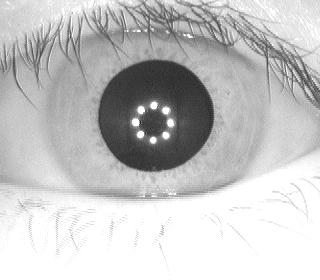
%> input picture subdataset_casia_100/S1001L01.jpg, 320 x 280 px
$ octave main_run_dataset_.m   (GNU Octave 9; MATLAB toolbox functions it lacks are replaced by stand-ins)
%> lines starting %> are read from the running program, lines starting %| are printed output that depends on the picture; in (x1, y1, x2, y2) boxes, pixels count from 0 and x2, y2 are one past the last pixel; in counts of white or black regions, pixels touching at a corner belong together; the program's own positions count from 1
### src/segmentazione_hough.m
function [c_pupil, r_pupil, c_iris, r_iris] = segmentazione_hough(img_roi_denoised)

    %% INIZIALIZZAZIONE ADATTIVA E FALLBACK
    [rows, cols] = size(img_roi_denoised);
    center_default = [cols/2, rows/2];

    % Parametri dinamici
    % Se l'immagine in ingresso è larga > 200px, stiamo lavorando su CASIA (320px).
    % Se è larga <= 200px, stiamo lavorando su UBIRIS (180px).

    if cols > 200
        IS_CASIA = true;
        % Parametri per occhi più grandi (CASIA)
        Rp_range = [30 80];        % Pupilla più grande
        Sens_pupil = 0.99;         % CASIA è molto netto, possiamo alzare la sensibilità
        R_iris_mult_min = 1.8;     % Moltiplicatori per iride
        R_iris_mult_max = 3.5;
    else
        IS_CASIA = false;
        % Parametri per occhi più piccoli (UBIRIS)
        Rp_range = [8 25];
        Sens_pupil = 0.96;
        R_iris_mult_min = 1.5;
        R_iris_mult_max = 4.5;
    end

    % Valori di Default
    c_pupil = center_default;
    r_pupil = Rp_range(1) + 10;
    c_iris = center_default;
    r_iris = r_pupil * 2.5;

    %% SEGMENTAZIONE PUPILLA
    img_pupil_in = img_roi_denoised;

    % Preprocessing standard
    img_no_ref = ordfilt2(img_pupil_in, 1, true(7));
    se_bg = strel('disk', 45);
    img_bg = imclose(img_no_ref, se_bg);
    img_diff = imsubtract(img_bg, img_no_ref);

    % Maschera Spotlight
    [h_roi, w_roi] = size(img_diff);
    [xx, yy] = meshgrid(1:w_roi, 1:h_roi);
    center_x = w_roi/2; center_y = h_roi/2;
    sigma = w_roi / 3.0;
    spotlight = exp(-((xx - center_x).^2 + (yy - center_y).^2) / (2 * sigma^2));
    img_weighted = uint8(double(img_diff) .* spotlight);

    % Binarizzazione / Clamping
    img_calc = img_weighted;
    img_calc(img_calc > 100) = 100;
    max_val = max(img_calc(:));
    soglia = double(max_val) * 0.30;
    img_pupil = img_weighted;
    img_pupil(img_pupil < soglia) = 0;
    img_pupil = imgaussfilt(img_pupil, 2);

    % Hough Transform Pupilla (Usa Rp_range dinamico)
    [centers, radii, metric] = imfindcircles(img_pupil, Rp_range, ...
        'ObjectPolarity', 'bright', ...
        'Sensitivity', Sens_pupil, ...
        'EdgeThreshold', 0.05, ...
        'Method', 'TwoStage');

    if ~isempty(centers)
        c_roi_center = [w_roi/2, h_roi/2];
        dists = sqrt(sum((centers - c_roi_center).^2, 2));

        % Tolleranza distanza: su CASIA (immagine grande) possiamo tollerare di più
        if IS_CASIA, max_dist = 40; else, max_dist = 20; end

        valid = dists < max_dist;

        if any(valid)
            scores = (metric(valid) * 100) - (dists(valid) * 2);
            [~, best_sub_idx] = max(scores);
            valid_indices = find(valid);
            best_idx = valid_indices(best_sub_idx);

            c_pupil = centers(best_idx, :);
            r_pupil = radii(best_idx);
        end
    end

    %% SEGMENTAZIONE IRIDE
    % Range dinamici basati sulla pupilla trovata
    R_iris_min = round(r_pupil * R_iris_mult_min);
    R_iris_max = round(r_pupil * R_iris_mult_max);

    % Check di sicurezza per non crashare imfindcircles
    if R_iris_max <= R_iris_min, R_iris_max = R_iris_min + 20; end

    img_iris = img_roi_denoised;
    img_iris = imgaussfilt(img_iris, 2.5);

    % Hough Iride
    [centers_iris, radii_iris, metric_iris] = imfindcircles(img_iris, ...
    [R_iris_min R_iris_max], ...
    'ObjectPolarity', 'dark', ...
    'Sensitivity', 0.98, ...
    'EdgeThreshold', 0.02, ...
    'Method', 'TwoStage');

    if ~isempty(centers_iris)
        dists_iris = sqrt(sum((centers_iris - c_pupil).^2, 2));
        valid = dists_iris < 25;

        if any(valid)
            c_valid = centers_iris(valid, :);
            r_valid = radii_iris(valid, :);
            m_valid = metric_iris(valid, :);
            d_valid = dists_iris(valid, :);

            scores = m_valid - (d_valid / 20);
            [~, best_idx] = max(scores);

            c_iris = c_valid(best_idx, :);
            r_iris = r_valid(best_idx);
        end
    end
end

### src/main_run_dataset_.m
%% SEGMENTAZIONE, NORMALIZZAZIONE ED ENCODING SU TUTTO IL DATASET
clc; clear; close all;

%%  SCELTA METODO SEGMENTAZIONE E CREAZIONE FOLDER DI DESTINAZIONE
% Scelta del metodo
choice = questdlg('Quale metodo di segmentazione vuoi usare?', ...
	'Selezione Metodo', ...
	'Hough', 'Daugman', 'Annulla', 'Hough');
%> the answer given: Hough

% Gestione della risposta
switch choice
    case 'Hough'
        SCELTA_METODO = 1;
    case 'Daugman'
        SCELTA_METODO = 2;
    otherwise

        disp('Operazione annullata dall''utente.');
        return;
end

% Dimensioni iride normalizzata
h_out = 64;
w_out = 512;

% Selezione cartella Dataset
folderPath = uigetdir(pwd, 'Seleziona Cartella Dataset');
%> the answer given: ../subdataset_casia_100
if folderPath == 0, error('Annullato.'); end

files = dir(fullfile(folderPath, '*.jpg'));
nFiles = length(files);
if nFiles == 0, error('Nessuna immagine trovata.'); end

% Crea cartelle Output
if SCELTA_METODO == 1
    nome_metodo = 'Hough';
else
    nome_metodo = 'Daugman';
end

out_dir_img = fullfile(folderPath, ['Risultati_visivi_' nome_metodo]);
out_dir_data = fullfile(folderPath, ['Dati_' nome_metodo]);

if ~exist(out_dir_img, 'dir'), mkdir(out_dir_img); end
if ~exist(out_dir_data, 'dir'), mkdir(out_dir_data); end

% Ciclo elaborazione
hWait = waitbar(0, 'Elaborazione...');

for k = 1:nFiles
    fname = files(k).name;
    fullPath = fullfile(folderPath, fname);

        waitbar(k/nFiles, hWait, sprintf('%d/%d: %s', k, nFiles));

%% PRE-PROCESSING
% Filtraggio canale Rosso
img_rgb = imread(fullPath);
%> img_rgb is the input picture: size 280x320 uint8; min 34, max 255, mean 195.7
img_red = img_rgb(:,:,1);

% Rimozione Riflessi
se_tophat = strel('disk', 20);
img_tophat = imtophat(img_red, se_tophat);
mask_riflessi = img_tophat > 35;
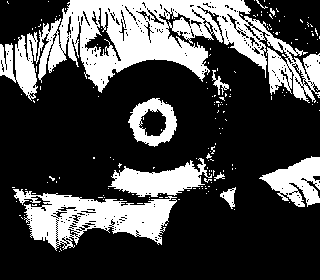
%> mask_riflessi: size 280x320 logical; 28.1% white; 176 white regions (166 under 20 px), largest, box (x1, y1, x2, y2) and area: (0, 0, 320, 103) 14510, (13, 189, 177, 251) 4936, (108, 158, 212, 197) 2068
img_smooth = regionfill(img_red, mask_riflessi);

% CLAHE (Contrast Limited Adaptive Histogram Equalization)
img_enhanced = adapthisteq(img_smooth, 'ClipLimit', 0.05, 'Distribution', 'uniform', 'NumTiles', [6 6]);

% Filtro mediano
img_denoised = medfilt2(img_enhanced, [3 3]);
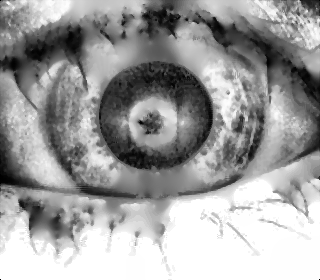
%> img_denoised: size 280x320 uint8; min 0, max 255, mean 159.1

%% CALCOLO ROI

[rows, cols] = size(img_red);
%> rows = 280; cols = 320

% Se l'immagine è larga meno di 400px, assumiamo sia CASIA e usiamo tutta
% l'immagine, altrimenti assumiamo sia UBIRIS e usiamo la ROI.

if cols < 400
    % CASIA
    c_min=1;
    r_min=1;
    box_width= cols;
%> box_width = 320
    box_height=rows;
%> box_height = 280

    img_roi_denoised = img_denoised; % Passiamo l'immagine intera

else
    % UBIRIS
    y_center = rows/2;
    x_center = cols/2;

    box_width = 180;
    box_height = 160;

    c_min = round(x_center - box_width/2);
    r_min = round(y_center - box_height/2);
    c_max = min(cols, c_min + box_width - 1);
    r_max = min(rows, r_min + box_height - 1);

    img_roi_denoised = img_denoised(r_min:r_max, c_min:c_max);
end

%% CHIAMATA FUNZIONI

        if SCELTA_METODO == 1
            % Chiama la funzione Hough
            [c_pupil, r_pupil, c_iris, r_iris] = segmentazione_hough(img_roi_denoised);
%> in segmentazione_hough, `img_no_ref = ordfilt2(img_pupil_in, 1, true(7));`:
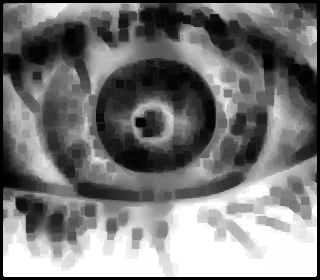
%> img_no_ref: size 280x320 uint8; min 0, max 255, mean 121.7
%> in segmentazione_hough, `img_bg = imclose(img_no_ref, se_bg);`:
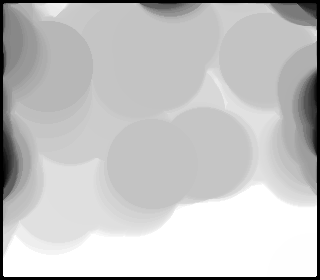
%> img_bg: size 280x320 uint8; min 0, max 255, mean 195.8
%> in segmentazione_hough, `img_diff = imsubtract(img_bg, img_no_ref);`:
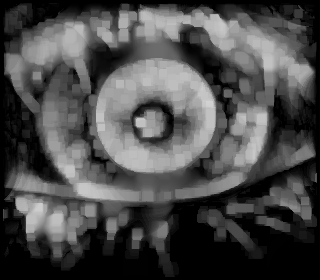
%> img_diff: size 280x320 uint8; min 0, max 210, mean 74.1
%> in segmentazione_hough, `img_calc(img_calc > 100) = 100;`:
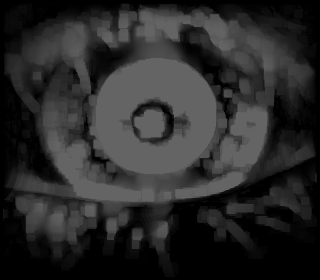
%> img_calc: size 280x320 uint8; min 0, max 100, mean 42.2
%> in segmentazione_hough, `max_val = max(img_calc(:));`: max_val = 100
%> in segmentazione_hough, `soglia = double(max_val) * 0.30;`: soglia = 30
%> in segmentazione_hough, `img_pupil(img_pupil < soglia) = 0;`:
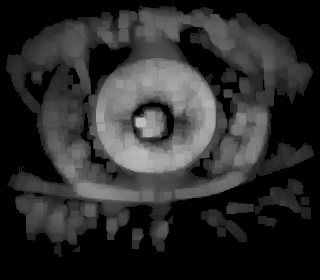
%> img_pupil: size 280x320 uint8; min 0, max 193, mean 44.2
%> the run ends on the next line
